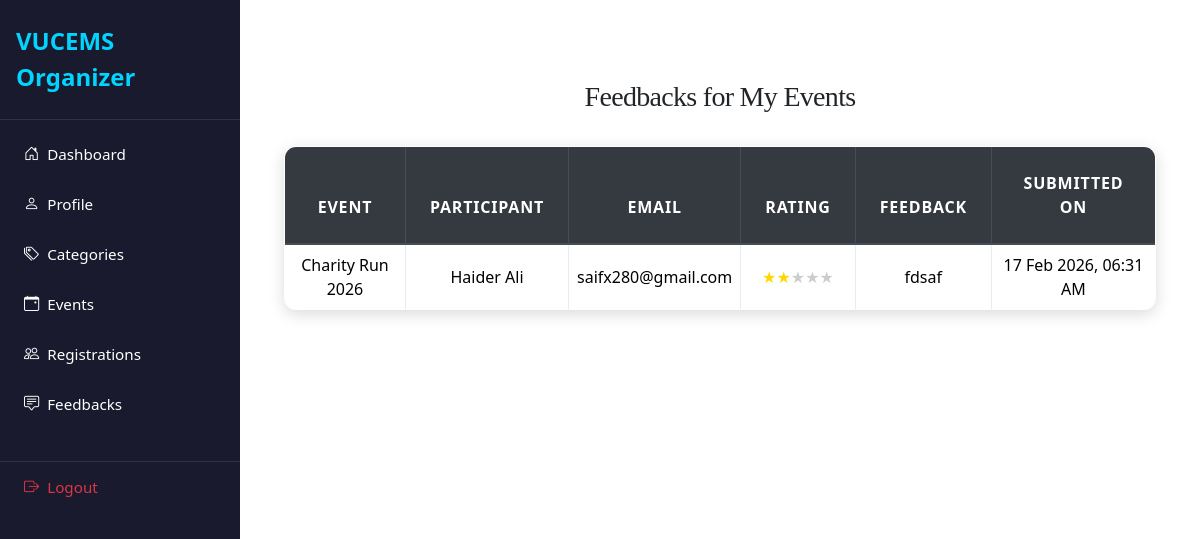
The page /organizer/organizer_feedbacks.php (signed in) on the database its author committed.
### tables this page shows
CREATE TABLE `event_feedback` (
  `id` int(11) NOT NULL,
  `event_id` int(11) NOT NULL,
  `user_id` int(11) NOT NULL,
  `rating` tinyint(4) NOT NULL CHECK (`rating` between 1 and 5),
  `feedback_text` text DEFAULT NULL,
  `submitted_at` timestamp NOT NULL DEFAULT current_timestamp()
);

CREATE TABLE `events` (
  `event_id` int(11) NOT NULL,
  `title` varchar(255) NOT NULL,
  `description` text NOT NULL,
  `organizer_id` int(11) NOT NULL,
  `category_id` int(11) DEFAULT NULL,
  `event_type` enum('physical','virtual') NOT NULL DEFAULT 'physical',
  `venue` varchar(255) DEFAULT NULL,
  `meeting_link` varchar(255) DEFAULT NULL,
  `start_datetime` datetime NOT NULL,
  `end_datetime` datetime NOT NULL,
  `capacity` int(11) DEFAULT 0,
  `registration_deadline` datetime DEFAULT NULL,
  `status` enum('pending','approved','rejected','cancelled','completed') DEFAULT 'pending',
  `banner_image` varchar(255) DEFAULT NULL,
  `created_at` datetime DEFAULT current_timestamp(),
  `updated_at` datetime DEFAULT current_timestamp() ON UPDATE current_timestamp()
);

CREATE TABLE `users` (
  `id` int(11) NOT NULL,
  `role` enum('Student','Faculty','Event Organizer') NOT NULL,
  `department` varchar(100) NOT NULL,
  `first_name` varchar(100) NOT NULL,
  `last_name` varchar(100) NOT NULL,
  `email` varchar(150) NOT NULL,
  `password_hash` varchar(255) NOT NULL,
  `phone` varchar(20) DEFAULT NULL,
  `profile_image` varchar(255) DEFAULT NULL,
  `system_notifications` tinyint(1) DEFAULT 1,
  `status` enum('pending','active','suspended') DEFAULT 'pending',
  `created_at` timestamp NOT NULL DEFAULT current_timestamp(),
  `updated_at` timestamp NOT NULL DEFAULT current_timestamp() ON UPDATE current_timestamp()
);

### organizer/organizer_feedbacks.php (the view, shortened to what this page needs)
<?php
include('config.php');
$organizer_id = $_SESSION['user_id'];
$sql = "
SELECT
    ef.id AS feedback_id,
    ef.rating,
    ef.feedback_text,
    ef.submitted_at,
    u.first_name,
    u.last_name,
    u.email,
    e.title AS event_title,
    e.event_id
FROM event_feedback ef
INNER JOIN events e ON ef.event_id = e.event_id
INNER JOIN users u ON ef.user_id = u.id
WHERE e.organizer_id = ?
ORDER BY ef.submitted_at DESC
";
$stmt = $conn->prepare($sql);
$stmt->bind_param("i", $organizer_id);
$stmt->execute();
$result = $stmt->get_result();
?>
<!DOCTYPE html>
<html>
<head>
    <link rel="stylesheet" href="https://maxcdn.bootstrapcdn.com/bootstrap/4.5.2/css/bootstrap.min.css">
    <link rel="stylesheet" href="../css/style.css">
</head>
<body>
<?php include('navbar.php'); ?>
    <div id="content">
<div class="container mt-5">
    <h3 class="mb-4">Feedbacks for My Events</h3>
    <table class="table table-bordered table-hover">
        <thead class="thead-dark">
        <tr>
            <th>Event</th>
            <th>Participant</th>
            <th>Email</th>
            <th>Rating</th>
            <th>Feedback</th>
            <th>Submitted On</th>
        </tr>
        </thead>
        <tbody>
        <?php if ($result->num_rows > 0): ?>
            <?php while ($row = $result->fetch_assoc()): ?>
                <tr>
                    <td>
                        <?= htmlspecialchars($row['event_title']); ?>
                        <br>
                    </td>
                    <td><?= htmlspecialchars($row['first_name'].' '.$row['last_name']); ?></td>
                    <td><?= htmlspecialchars($row['email']); ?></td>
                    <td>
                        <?php
                        for ($i=1; $i<=5; $i++) {
                            if ($i <= $row['rating']) {
                                echo '<span style="color:gold;">&#9733;</span>';
                            } else {
                                echo '<span style="color:#ccc;">&#9733;</span>';
                            }
                        }
                        ?>
                    </td>
                    <td><?= nl2br(htmlspecialchars($row['feedback_text'])); ?></td>
                    <td><?= date("d M Y, h:i A", strtotime($row['submitted_at'])); ?></td>
                </tr>
            <?php endwhile; ?>
        <?php else: ?>
            <tr>
                <td colspan="6" class="text-center">No feedbacks submitted yet.</td>
            </tr>
        <?php endif; ?>
        </tbody>
    </table>
</div>
</body>
</html>

### css/style.css (style rules this page uses)
:root { --primary: #007bff; --secondary: #6c757d; --success: #28a745; --info: #17a2b8; --warning: #ffc107; --danger: #dc3545; --light: #f8f9fa; --dark: #2d3436; --accent: #ff6f61; --highlight: #6f42c1; --shadow: rgba(0, 0, 0, 0.15); --transition: all 0.3s ease-in-out; }
body { font-family: 'Inter', 'Segoe UI', Tahoma, Geneva, Verdana, sans-serif; background: linear-gradient(135deg, var(--light) 0%, #e0e7ff 100%); color: var(--dark); line-height: 1.8; margin: 0; padding: 0; min-height: 100vh; font-size: 16px; }
h1, h2, h3, h4 { text-align: center; margin: 2.5rem 0; font-family: 'Georgia', 'Times New Roman', serif; color: var(--dark); font-weight: 700; letter-spacing: -0.025em; }
h3 { font-size: 1.75rem; }
.container { max-width: 1200px; margin: 0 auto 3rem; padding: 0 1.5rem; }
.table { width: 100%; border-collapse: collapse; margin: 2rem 0; font-size: 1rem; background-color: #ffffff; border-radius: 12px; overflow: hidden; box-shadow: 0 4px 16px var(--shadow); transition: var(--transition); }
.table th, .table td { padding: 1.25rem; border: 1px solid #e9ecef; text-align: center; vertical-align: middle; }
.table thead th { background-color: rgb(0, 0, 0); color: white; font-weight: 600; text-transform: uppercase; letter-spacing: 0.05em; padding: 1.5rem; }
.table tbody tr { transition: var(--transition); }
.table tbody tr:nth-child(odd) { background-color: var(--light); }

### organizer/navbar.php (style rules this page uses)
* { margin: 0; padding: 0; box-sizing: border-box; }
body { min-height: 100vh; display: flex; font-family: 'Segoe UI', Tahoma, Geneva, Verdana, sans-serif; background-color: #f5f5f5; }
#content { margin-left: 240px; flex: 1; padding: 2rem; background: #ffffff; min-height: 100vh; }

### rows shown on the page
event_feedback: event.title "Charity Run 2026", user.last_name "Haider Ali", user.email "saifx280@gmail.com", rating 2 (drawn), feedback_text "fdsaf", submitted_at "17 Feb 2026, 06:31 AM"
